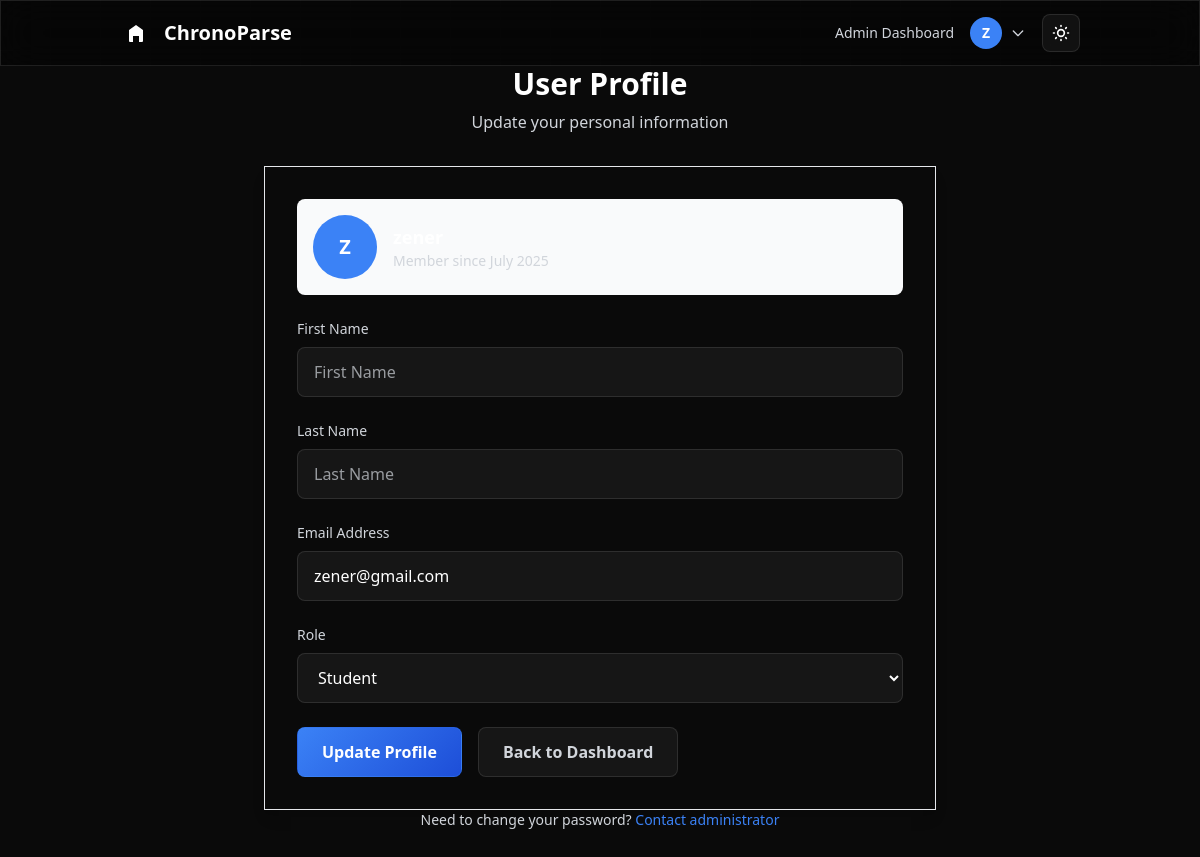
Screenshot of /profile/ (signed in) with the database file from the repository.
### core/models.py (models this page shows)
class User(AbstractUser):
    STUDENT = 'student'
    TEACHER = 'teacher'
    STAFF = 'staff'
    OTHER = 'other'
    ROLE_CHOICES = [
        (STUDENT, 'Student'),
        (TEACHER, 'Teacher'),
        (STAFF, 'Staff'),
        (OTHER, 'Other'),
    ]
    role = models.CharField(
        max_length=20,
        choices=ROLE_CHOICES,
        default=STUDENT,
        help_text="User role in the institution"
    )

### core/views.py (the view, shortened to what this page needs)
# urls.py: path('profile/', UserProfileView.as_view(), name='profile'),
class UserProfileView(LoginRequiredMixin, View):
    template_name = 'core/profile.html'
    form_class = UserProfileForm
    def get(self, request):
        form = self.form_class(instance=request.user)
        return render(request, self.template_name, {'form': form})

### core/forms.py
class UserProfileForm(forms.ModelForm):
    class Meta:
        model = User
        fields = ('first_name', 'last_name', 'email', 'role')
        widgets = {
            'first_name': forms.TextInput(attrs={
                'class': 'input-modern block w-full px-4 py-3 rounded-lg',
                'placeholder': 'First Name'
            }),
            'last_name': forms.TextInput(attrs={
                'class': 'input-modern block w-full px-4 py-3 rounded-lg',
                'placeholder': 'Last Name'
            }),
            'email': forms.EmailInput(attrs={
                'class': 'input-modern block w-full px-4 py-3 rounded-lg',
                'placeholder': 'your.email@example.com'
            }),
            'role': forms.Select(attrs={
                'class': 'input-modern block w-full px-4 py-3 rounded-lg',
            }),
        }

### core/templates/core/profile.html (shortened to what this page needs)
{% extends "theme/base.html" %}
{% block content %}
<div class="min-h-screen bg-background py-12 px-4 sm:px-6 lg:px-8">
    <div class="max-w-2xl mx-auto">
        <div class="text-center mb-8">
            <h1 class="text-3xl font-bold text-primary mb-2">User Profile</h1>
            <p class="text-secondary">Update your personal information</p>
        </div>
        <div class="card-modern p-8 rounded-xl shadow-lg border border-gray-200">
            <form method="post" class="space-y-6">
                <div class="bg-gray-50 dark:bg-gray-800/50 rounded-lg p-4 mb-6">
                    <div class="flex items-center space-x-4">
                        <div class="w-16 h-16 bg-accent rounded-full flex items-center justify-center">
                            <span class="text-white text-xl font-bold">
                                {{ user.username|first|upper }}
                            </span>
                        </div>
                        <div>
                            <h3 class="text-lg font-semibold text-primary">{{ user.username }}</h3>
                            <p class="text-secondary text-sm">Member since {{ user.date_joined|date:"F Y" }}</p>
                        </div>
                    </div>
                </div>
                <div>
                    <label for="{{ form.first_name.id_for_label }}" class="block text-sm font-medium text-secondary mb-2">
                        First Name
                    </label>
                    {{ form.first_name }}
                </div>
                <div>
                    <label for="{{ form.last_name.id_for_label }}" class="block text-sm font-medium text-secondary mb-2">
                        Last Name
                    </label>
                    {{ form.last_name }}
                </div>
                <div>
                    <label for="{{ form.email.id_for_label }}" class="block text-sm font-medium text-secondary mb-2">
                        Email Address
                    </label>
                    {{ form.email }}
                </div>
                <div>
                    <label for="{{ form.role.id_for_label }}" class="block text-sm font-medium text-secondary mb-2">
                        Role
                    </label>
                    {{ form.role }}
                </div>
                <div class="flex space-x-4 pt-4">
                    <button type="submit" class="btn-primary flex-1 py-3 px-6 rounded-lg font-semibold text-white transition-all duration-200">
                        Update Profile
                    </button>
                    <a href="{% url 'student_dashboard' %}" class="btn-secondary flex-1 py-3 px-6 rounded-lg font-semibold text-center transition-all duration-200">
                        Back to Dashboard
                    </a>
                </div>
            </form>
        </div>
        <div class="mt-8 text-center">
            <p class="text-secondary text-sm">
                Need to change your password?
                <a href="#" class="text-accent font-medium hover:text-accent-hover transition-colors duration-200">
                    Contact administrator
                </a>
            </p>
        </div>
    </div>
</div>
{% endblock %}

### theme/templates/theme/partials/_navbar.html (shortened to what this page needs)
<nav class="glass-dark sticky top-0 z-50 border-b border-white/10" x-data="{ open: false }">
    <div class="container mx-auto px-6 lg:px-8">
        <div class="flex justify-between items-center h-16">
            <div class="flex-shrink-0">
                <a href="{% url 'home' %}" class="text-xl font-semibold text-white hover:text-blue-400 transition-colors duration-300 flex items-center">
                    <div class="w-8 h-8 bg-blue-500 rounded-lg mr-3 flex items-center justify-center">
                        <svg class="w-5 h-5 text-white" fill="currentColor" viewBox="0 0 20 20">
                            <path d="M10 2L3 7v11a1 1 0 001 1h3v-6h6v6h3a1 1 0 001-1V7l-7-5z"/>
                        </svg>
                    </div>
                    ChronoParse
                </a>
            </div>
            <div class="hidden md:flex items-center space-x-4">
                {% if user.is_authenticated %}
                    {% if user.is_staff %}
                        <a href="{% url 'admin_dashboard' %}" class="text-gray-300 hover:text-white text-sm font-medium transition-colors duration-200">Admin Dashboard</a>
                    {% else %}
                        <a href="{% url 'student_dashboard' %}" class="text-gray-300 hover:text-white text-sm font-medium transition-colors duration-200">Dashboard</a>
                    {% endif %}
                    <div class="relative" x-data="{ profileOpen: false }">
                        <button @click="profileOpen = !profileOpen"
                            class="flex items-center space-x-2 text-gray-300 hover:text-white transition-colors duration-200">
                            <div class="w-8 h-8 bg-accent rounded-full flex items-center justify-center">
                                <span class="text-white text-sm font-bold">{{ user.username|first|upper }}</span>
                            </div>
                            <svg class="w-4 h-4" fill="none" stroke="currentColor" viewBox="0 0 24 24">
                                <path stroke-linecap="round" stroke-linejoin="round" stroke-width="2" d="M19 9l-7 7-7-7"></path>
                            </svg>
                        </button>
                    </div>
                    <button @click="toggleTheme()" class="p-2 rounded-lg glass-card hover:bg-white/10 transition-all duration-200" title="Toggle theme">
                    </button>
                {% endif %}
            </div>
        </div>
    </div>
</nav>

### theme/templates/theme/base.html (style rules this page uses)
:root { --bg-primary: #0a0a0a; --bg-secondary: rgba(255, 255, 255, 0.05); --text-primary: #ffffff; --text-secondary: #d1d5db; --border-color: rgba(255, 255, 255, 0.1); --accent-color: #3b82f6; --accent-hover: #2563eb; --background: #0a0a0a; --divider: rgba(255, 255, 255, 0.1); --toggle-off: #374151; }
body { background: var(--bg-primary); min-height: 100vh; position: relative; color: var(--text-primary); transition: background-color 0.3s ease, color 0.3s ease; }
body::before { content: ''; position: fixed; top: 0; left: 0; width: 100%; height: 100%; background-image: linear-gradient(rgba(255, 255, 255, 0.02) 1px, transparent 1px), linear-gradient(90deg, rgba(255, 255, 255, 0.02) 1px, transparent 1px); background-size: 50px 50px; pointer-events: none; z-index: -1; transition: opacity 0.3s ease; }
.glass-card { background: var(--bg-secondary); backdrop-filter: blur(15px); border: 1px solid var(--border-color); transition: all 0.3s ease; }
.glass-dark { background: rgba(0, 0, 0, 0.4); backdrop-filter: blur(20px); border: 1px solid var(--border-color); transition: all 0.3s ease; }
.btn-primary { background: linear-gradient(135deg, var(--accent-color), #1d4ed8); border: 1px solid rgba(59, 130, 246, 0.3); color: white; border-radius: 0.5rem; transition: all 0.3s ease; }
.btn-secondary { background: var(--bg-secondary); border: 1px solid var(--border-color); color: var(--text-secondary); border-radius: 0.5rem; transition: all 0.3s ease; }
.text-primary { color: var(--text-primary) !important; }
.text-secondary { color: var(--text-secondary) !important; }
.text-accent { color: var(--accent-color) !important; }
.bg-background { background-color: var(--background); }
.bg-accent { background-color: var(--accent-color); }
.input-modern { background: var(--bg-secondary); border: 1px solid var(--border-color); color: var(--text-primary); border-radius: 0.5rem; transition: all 0.3s ease; }
.input-modern::placeholder { color: var(--text-secondary); opacity: 0.7; }
.input-modern option { background-color: rgb(31, 41, 55); color: white; padding: 8px; }

### rows the page displays
User: username|first "Z", date_joined "July 2025", email "zener@gmail.com", role "Student"
